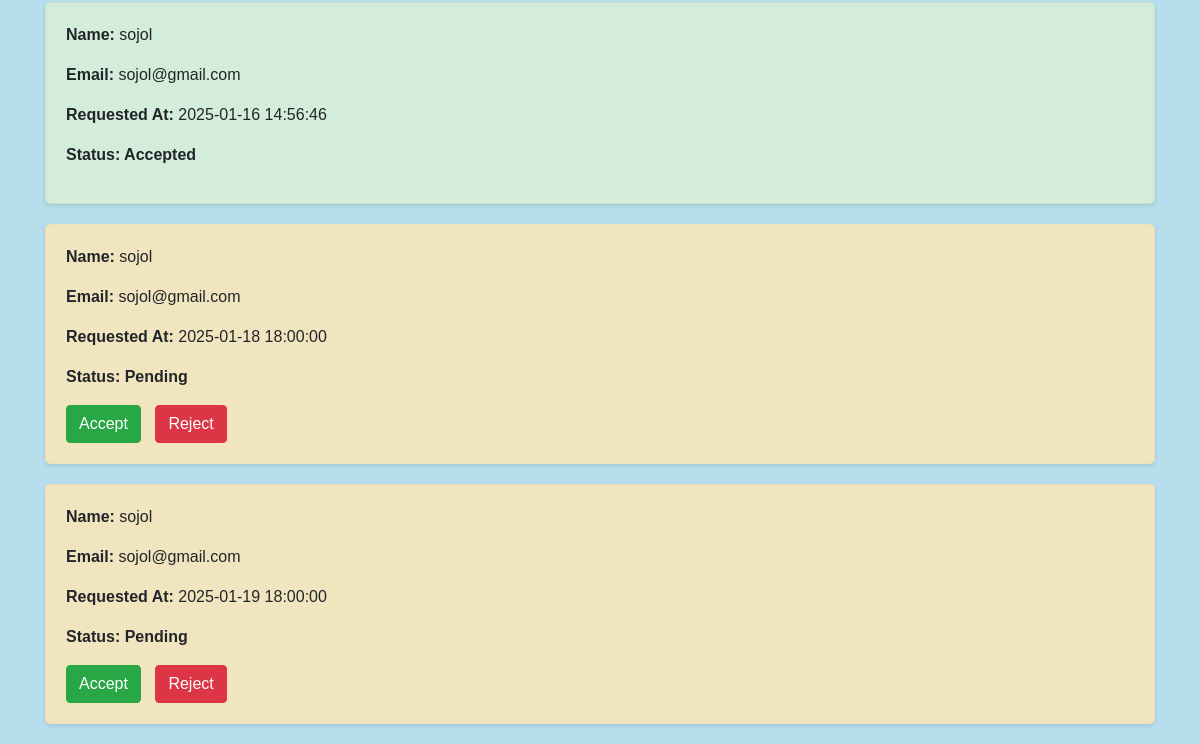
The page /job_request.php (signed in, lower part) on the database as committed earlier.
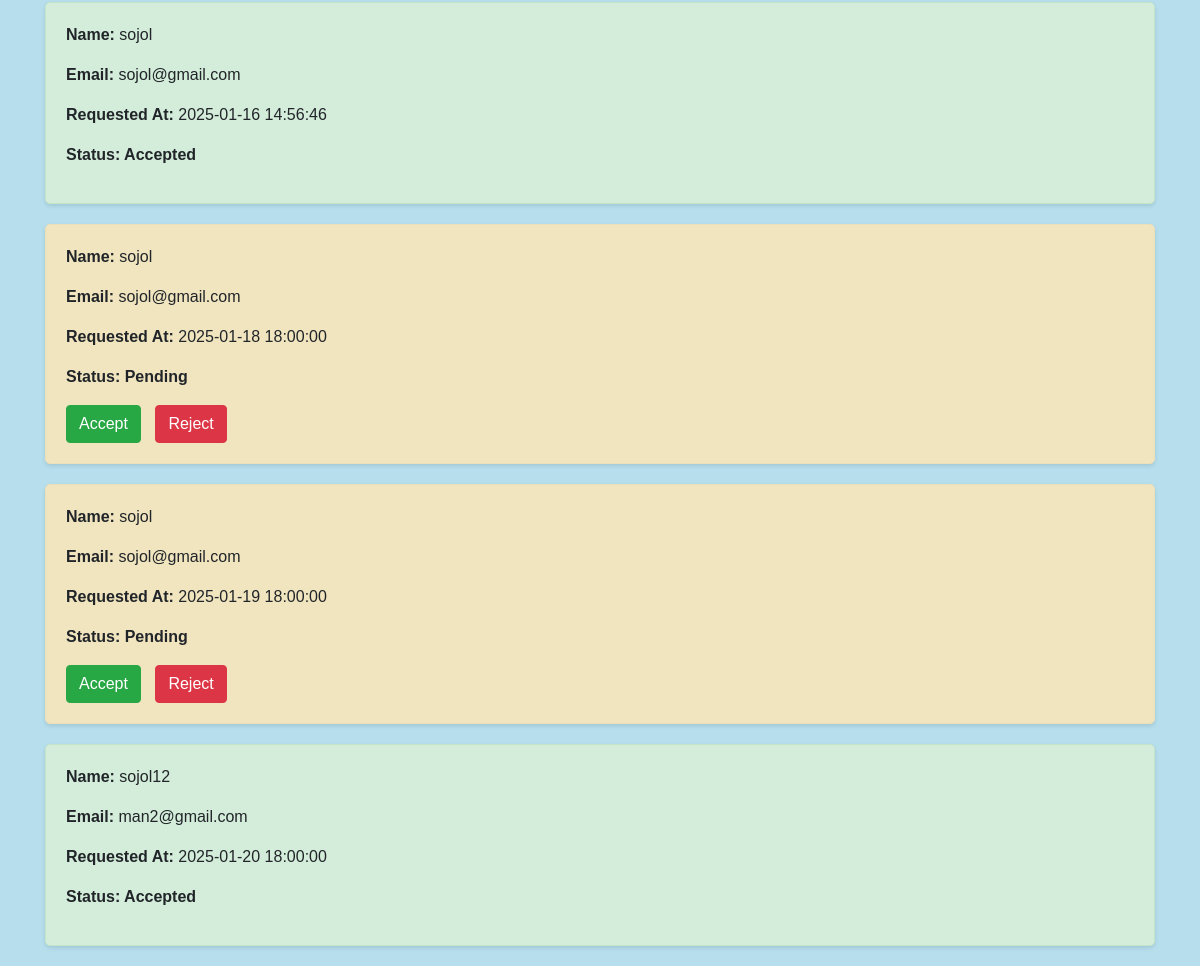
The same page on the database as committed later.
### tables this page shows
CREATE TABLE `bookings` (
  `booking_id` int(11) NOT NULL,
  `user_id` int(11) DEFAULT NULL,
  `worker_id` int(11) DEFAULT NULL,
  `booking_date` timestamp NOT NULL DEFAULT current_timestamp(),
  `status` enum('Pending','Accepted','Rejected','Completed') NOT NULL DEFAULT 'Pending',
  `Description` varchar(50) DEFAULT NULL
);

CREATE TABLE `users` (
  `user_id` int(11) NOT NULL,
  `name` varchar(100) NOT NULL,
  `email` varchar(150) DEFAULT NULL,
  `password` varchar(255) NOT NULL,
  `phone` varchar(15) NOT NULL,
  `created_at` datetime DEFAULT current_timestamp(),
  `Role` varchar(20) DEFAULT NULL,
  `image` mediumblob DEFAULT NULL,
  `address` varchar(30) DEFAULT NULL
);

### job_request.php (the view, shortened to what this page needs)
<?php
include 'db.php';
$worker_id = $_SESSION['worker_id'];
$sql = "SELECT b.booking_id, b.status, b.booking_date, u.name, u.email
        FROM bookings b
        JOIN users u ON b.user_id = u.user_id
        WHERE b.worker_id = ?";
$stmt = $pdo->prepare($sql);
$stmt->execute([$worker_id]);
$job_requests = $stmt->fetchAll(PDO::FETCH_ASSOC);
?>
<!DOCTYPE html>
<html lang="en">
<head>
    <link rel="stylesheet" href="https://maxcdn.bootstrapcdn.com/bootstrap/4.0.0/css/bootstrap.min.css">
</head>
<body>
<div class="container">
    <?php if (empty($job_requests)): ?>
        <p>No job requests at the moment.</p>
    <?php else: ?>
        <?php foreach ($job_requests as $request): ?>
            <div class="job-card <?= strtolower($request['status']) ?>">
                <p><strong>Name:</strong> <?= htmlspecialchars($request['name']) ?></p>
                <p><strong>Email:</strong> <?= htmlspecialchars($request['email']) ?></p
                <p><strong>Requested At:</strong> <?= htmlspecialchars($request['booking_date']) ?></p>
                <p class="status"><strong>Status:</strong> <?= htmlspecialchars($request['status']) ?></p>
                <?php if ($request['status'] === 'Pending'): ?>
                    <form method="POST" style="display: inline-block;">
                        <button type="submit" class="btn btn-success">Accept</button>
                    </form>
                    <form method="POST" style="display: inline-block;">
                        <button type="submit" class="btn btn-danger">Reject</button>
                    </form>
                <?php endif; ?>
            </div>
        <?php endforeach; ?>
    <?php endif; ?>
</div>
</body>
</html>

Rows that differ between the two databases and show on the page:
added bookings: user.name "sojol12", user.email "man2@gmail.com", booking_date "2025-01-20 18:00:00", status "Accepted"
